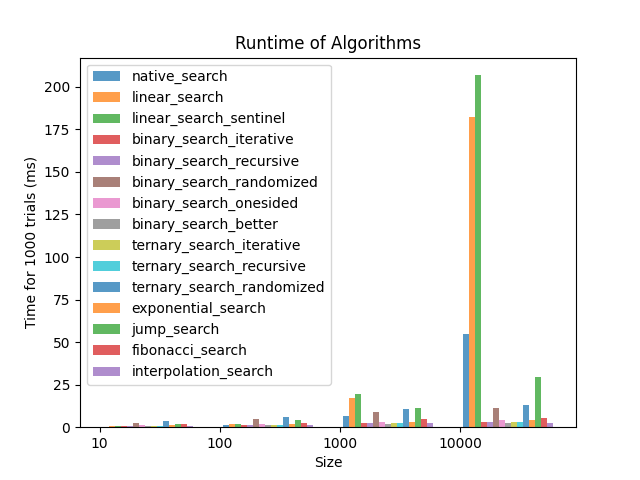

Generate this figure with Python:
# Queens College
# Discrete Structures CSCI 220
# Winter 2024
# Assignment 6 Empirical Performance of Search Algorithms
# Haroon Ahmed
# Collaborated With Class


from random import randint
from matplotlib import pyplot as plt
import random
import pandas as pd
import time
import math


# [1] Define a function random_list(size) that  returns a sorted list of random numbers.
def random_list(n):
    numbers = [0] * n
    numbers[0] = randint(1, 10)
    for i in range(1, n):
        numbers[i] = numbers[i - 1] + randint(1, 10)
    return numbers


# [2] Define a function native_search(list, key) that wraps the built-in index function
def native_search(arr, key):
    return arr.index(key)


# [3] Define the following functions utilizing the code from the references provided.
# Ensure that signatures are consistent.:
def linear_search(arr, key):
    n = len(arr)
    for i in range(n):
        if arr[i] == key:
            return i
    return -1


def linear_search_sentinel(arr, key):
    n = len(arr)
    last = arr[n-1]
    arr[n-1] = key
    i = 0
    while arr[i] != key:
        i += 1
    arr[n-1] = last
    if i < n - 1 or arr[n-1] == key:
        return i
    else:
        return -1


def linear_search_recursive_rec(arr, key, size):
    if size == 0:
        return -1
    elif arr[size - 1] == key:
        return size - 1
    return linear_search_recursive_rec(arr, key, size - 1)

def linear_search_recursive(arr, key):
    return linear_search_recursive_rec(arr, key, len(arr) - 1)


def binary_search_iterative(arr, key):
    l, r = 0, len(arr) - 1
    while l <= r:
        mid = l + (r - l) // 2
        if arr[mid] == key:
            return mid
        elif arr[mid] < key:
            l = mid + 1
        else:
            r = mid - 1
    return -1


def binary_search_recursive_rec(arr, key, l, r):
    if r >= l:
        mid = l + (r - l) // 2
        if arr[mid] == key:
            return mid
        elif arr[mid] > key:
            return binary_search_recursive_rec(arr, key, l, mid - 1)
        else:
            return binary_search_recursive_rec(arr, key, mid + 1, r)
    else:
        return -1


def binary_search_recursive(arr, key):
    return binary_search_recursive_rec(arr, key, 0, len(arr) - 1)


def ternary_search_recursive_rec(arr, key, l, r):
    if r >= l:
        mid1 = l + (r - l) // 3
        mid2 = r - (r - l) // 3
        if arr[mid1] == key:
            return mid1
        if arr[mid2] == key:
            return mid2
        if key < arr[mid1]:
            return ternary_search_recursive_rec(arr, key, l, mid1 - 1)
        elif key > arr[mid2]:
            return ternary_search_recursive_rec(arr, key, mid2 + 1, r)
        else:
            return ternary_search_recursive_rec(arr, key, mid1 + 1, mid2 - 1)
    return -1


def ternary_search_recursive(arr, key):
    return ternary_search_recursive_rec(arr, key, 0, len(arr) - 1)


def binary_search_randomized_rec(arr, key, l, r):
    if r >= l:
        mid = randint(l, r)
        if arr[mid] == key:
            return mid
        if arr[mid] > key:
            return binary_search_randomized_rec(arr, key, l, mid - 1)
        else:
            return binary_search_randomized_rec(arr, key, mid + 1, r)
    return -1


def binary_search_randomized(arr, key):
    return binary_search_randomized_rec(arr, key, 0, len(arr) - 1)


def binary_search_onesided(arr, key):
    n = len(arr)
    lg = int(math.log2(n - 1)) + 1
    pos = 0
    for i in range(lg - 1, -1, -1):
        if arr[pos] == key:
            return pos
        new_pos = pos | (1 << i)
        if new_pos < n and arr[new_pos] <= key:
            pos = new_pos
    return pos if arr[pos] == key else -1


def binary_search_better(arr, key):
    l, r = 0, len(arr) - 1
    while r-l > 1:
        m = l+(r-l)//2
        if arr[m] <= key:
            l = m
        else:
            r = m
    if arr[l] == key:
        return l
    if arr[r] == key:
        return r
    return -1

# https://www.geeksforgeeks.org/ternary-search/
def ternary_search_iterative(arr, key):
    l = 0
    r = len(arr) - 1
    while r >= l:
        mid1 = l + (r - l) // 3
        mid2 = r - (r - l) // 3
        if arr[mid1] == key:
            return mid1
        if arr[mid2] == key:
            return mid2
        if key < arr[mid1]:
            r = mid1 - 1
        elif key > arr[mid2]:
            l = mid2 + 1
        else:
            l = mid1 + 1
            r = mid2 - 1
    return -1


def ternary_search_randomized_rec(arr, key, l, r):
    if r >= l:
        mid1 = randint(l, (l + r) // 2)
        mid2 = randint((l + r) // 2, r)
        if arr[mid1] == key:
            return mid1
        elif arr[mid2] == key:
            return mid2
        elif arr[mid1] > key:
            return ternary_search_randomized_rec(arr, key, l, mid1 - 1) # first part
        elif arr[mid2] < key:
            return ternary_search_randomized_rec(arr, key, mid2 + 1, r)  # Third part
        else:
            return ternary_search_randomized_rec(arr, key, mid1 + 1, mid2 - 1) # the seocnd part
    return -1


def ternary_search_randomized(arr, key):
    return ternary_search_randomized_rec(arr, key, 0, len(arr) - 1)


def exponential_search(arr, key):
    if arr[0] == key:
        return 0
    n=len(arr)
    i = 1
    while i < n and arr[i] <= key:
        i = i * 2
    return binary_search_recursive_rec(arr, key, i // 2, min(i, n - 1))



def jump_search(arr, key):
    n=len(arr)
    step = int(math.sqrt(n))
    prev = 0
    while arr[int(min(step, n) - 1)] < key:
        prev = step
        step += int(math.sqrt(n))
        if prev >= n:
            return -1

    while arr[prev] < key:
        prev += 1

        # If we reached next block or end
        # of array, element is not present.
        if prev == min(step, n):
            return -1

    # If element is found
    if arr[int(prev)] == key:
        return prev

    return -1
# [4] Add code to verify that the current search determines the correct position
# [5] Add code to time each of the search functions
# [6] Add code to run each search multiple times for different random keys


# [7] Add code to plot the timings for the algorithms. See https://www.geeksforgeeks.org/matplotlib-tutorial/
def plot_times(dict_algs, sizes, trials, algs, file_name):
    alg_num = 0
    plt.xticks([j for j in range(len(sizes))], [str(size) for size in sizes])
    for alg in algs:
        alg_num += 1
        d = dict_algs[alg.__name__]
        x_axis = [j + 0.05 * alg_num for j in range(len(sizes))]
        y_axis = [d[i] for i in sizes]
        plt.bar(x_axis, y_axis, width=0.05, alpha=0.75, label=alg.__name__)
    plt.legend()
    plt.title("Runtime of Algorithms")
    plt.xlabel("Size")
    plt.ylabel(f"Time for {trials} trials (ms)")
    plt.savefig(file_name)
    plt.show()


# [8] Add code to print the timings in a table
def print_times(dict_algs):
    pd.set_option("display.max_rows", 500)
    pd.set_option("display.max_columns", 500)
    pd.set_option("display.width", 1000)
    df = pd.DataFrame.from_dict(dict_algs).T
    print(df)


# Use this code as a starting point for running the searches:
def run_algs(algs, sizes, trials):
    dict_algs = {}
    for alg in algs:
        dict_algs[alg.__name__] = {}
    for size in sizes:
        for alg in algs:
            dict_algs[alg.__name__][size] = 0
        for trial in range(1, trials + 1):
            arr = random_list(size)
            idx = random.randint(0, size - 1)
            key = arr[idx]
            for alg in algs:
                start_time = time.time()
                idx_found = alg(arr, key)
                end_time = time.time()
                if idx_found != idx:
                    print(alg.__name__, "wrong index found", arr, idx, idx_found)
                net_time = end_time - start_time
                dict_algs[alg.__name__][size] += 1000 * net_time
    return dict_algs

def fibonacci_search(arr, key):
    n = len(arr)
    fibMMm2 = 0
    fibMMm1 = 1
    fibM = fibMMm2 + fibMMm1

    while (fibM < n):
        fibMMm2 = fibMMm1
        fibMMm1 = fibM
        fibM = fibMMm2 + fibMMm1
    offset = -1
    while (fibM > 1):
        i = min(offset + fibMMm2, n - 1)
        if (arr[i] < key):
            fibM = fibMMm1
            fibMMm1 = fibMMm2
            fibMMm2 = fibM - fibMMm1
            offset = i
        elif (arr[i] > key):
            fibM = fibMMm2
            fibMMm1 = fibMMm1 - fibMMm2
            fibMMm2 = fibM - fibMMm1
        else:
            return i
    if (fibMMm1 and arr[n - 1] == key):
        return n - 1
    return -1

#https://www.geeksforgeeks.org/interpolation-search/
def interpolation_search_rec(arr, key, l, r):
    if l == r:
        if arr[l] == key:
            return l
        else:
            return -1
    if l <= r and arr[l] <= key <= arr[r]:
        pos = l + int(((r - l) / (arr[r] - arr[l])) * (key - arr[l]))
        if arr[pos] == key:
            return pos
        if arr[pos] < key:
            return interpolation_search_rec(arr, key, pos + 1, r)
        if arr[pos] > key:
            return interpolation_search_rec(arr, key, l, pos - 1)
    return -1

def interpolation_search(arr, key):
    return interpolation_search_rec(arr, key, 0, len(arr) - 1)

def main():
    sizes = [10, 100, 1000, 10000]
    searches = [native_search, linear_search, linear_search_sentinel,
                binary_search_iterative, binary_search_recursive, binary_search_randomized, binary_search_onesided, binary_search_better,
                ternary_search_iterative, ternary_search_recursive, ternary_search_randomized,
                exponential_search, jump_search,
                fibonacci_search, interpolation_search]
    trials = 1000
    dict_searches = run_algs(searches, sizes, trials)
    print_times(dict_searches)
    plot_times(dict_searches, sizes, trials, searches, "Assignment6.png")


if __name__ == "__main__":
    main()
